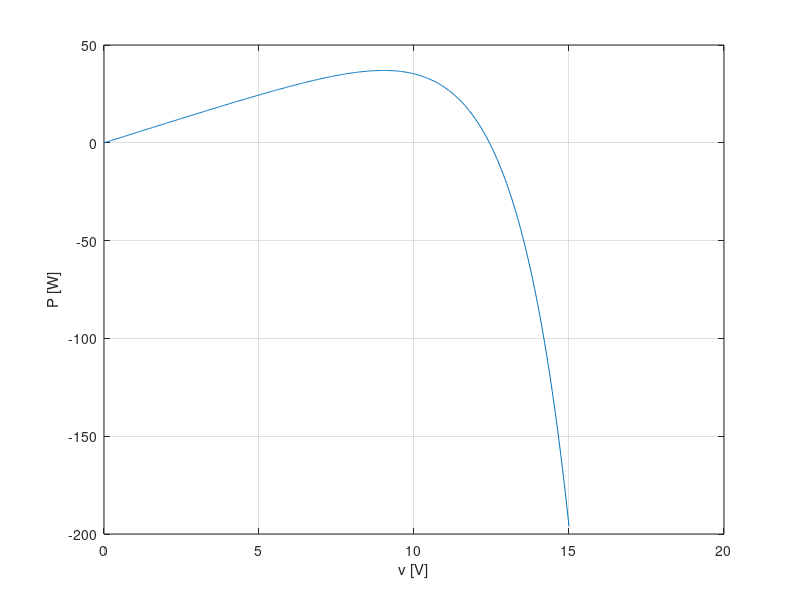

Reproduce this figure in MATLAB. (Note: this script raises an error after producing the figure.)

% Konstanter

a = 20;
b = 40;
w = 0;

n = 0.2;
Vt = 10;
ad = 1/(n*Vt);

I_L = 5;
I_0 = 1e-2;

V_MMP = 9;

K_P = 0.5;
K_i = 5;

R_s = 10;
R_sh = 100;

v = linspace(0,15,500);
i = I_L - I_0*(exp(v/(n*Vt))-1);
P = v.*i;

figure(5)
plot(v,P), grid on
xlabel('v [V]')
ylabel('P [W]')

figure(1)
plot(out.v.Data, out.P.Data)
xlabel("v [V]", "Fontsize", 15)
ylabel("P [W]", "Fontsize", 15)
legend("PV-kurve", "Fontsize", 12)
grid on

figure(2)
plot(out.i.Data, out.v.Data)
xlabel("i [A]", "Fontsize", 15)
ylabel("v [V]", "Fontsize", 15)
legend("IV-kurve", "Fontsize", 12)
grid on

figure(3)
plot(out.v.Time, out.v.Data)
xlabel("t [s]", "Fontsize", 15)
ylabel("v [V]", "Fontsize", 15)
legend("V", "Fontsize", 12)
grid on

figure(4)
plot(out.i.Time, out.i.Data)
xlabel("t [s]", "Fontsize", 15)
ylabel("i [A]", "Fontsize", 15)
legend("i", "Fontsize", 12)
grid on
